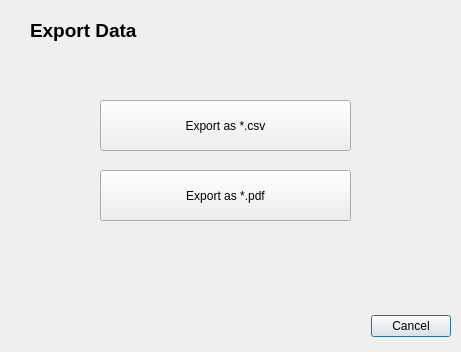
<?xml version="1.0" encoding="UTF-8"?>
<ui version="4.0">
 <class>exportDialog</class>
 <widget class="QDialog" name="exportDialog">
  <property name="geometry">
   <rect>
    <x>0</x>
    <y>0</y>
    <width>461</width>
    <height>352</height>
   </rect>
  </property>
  <property name="windowTitle">
   <string>Dialog</string>
  </property>
  <widget class="QDialogButtonBox" name="buttonBox">
   <property name="geometry">
    <rect>
     <x>110</x>
     <y>310</y>
     <width>341</width>
     <height>32</height>
    </rect>
   </property>
   <property name="orientation">
    <enum>Qt::Horizontal</enum>
   </property>
   <property name="standardButtons">
    <set>QDialogButtonBox::Cancel</set>
   </property>
  </widget>
  <widget class="QLabel" name="label">
   <property name="geometry">
    <rect>
     <x>30</x>
     <y>20</y>
     <width>281</width>
     <height>21</height>
    </rect>
   </property>
   <property name="font">
    <font>
     <pointsize>14</pointsize>
     <weight>75</weight>
     <bold>true</bold>
    </font>
   </property>
   <property name="text">
    <string>Export Data</string>
   </property>
  </widget>
  <widget class="QPushButton" name="export_csv">
   <property name="geometry">
    <rect>
     <x>100</x>
     <y>100</y>
     <width>251</width>
     <height>51</height>
    </rect>
   </property>
   <property name="text">
    <string>Export as *.csv</string>
   </property>
  </widget>
  <widget class="QPushButton" name="export_pdf">
   <property name="geometry">
    <rect>
     <x>100</x>
     <y>170</y>
     <width>251</width>
     <height>51</height>
    </rect>
   </property>
   <property name="text">
    <string>Export as *.pdf</string>
   </property>
  </widget>
 </widget>
 <resources/>
 <connections>
  <connection>
   <sender>buttonBox</sender>
   <signal>accepted()</signal>
   <receiver>exportDialog</receiver>
   <slot>accept()</slot>
   <hints>
    <hint type="sourcelabel">
     <x>248</x>
     <y>254</y>
    </hint>
    <hint type="destinationlabel">
     <x>157</x>
     <y>274</y>
    </hint>
   </hints>
  </connection>
  <connection>
   <sender>buttonBox</sender>
   <signal>rejected()</signal>
   <receiver>exportDialog</receiver>
   <slot>reject()</slot>
   <hints>
    <hint type="sourcelabel">
     <x>316</x>
     <y>260</y>
    </hint>
    <hint type="destinationlabel">
     <x>286</x>
     <y>274</y>
    </hint>
   </hints>
  </connection>
 </connections>
</ui>
